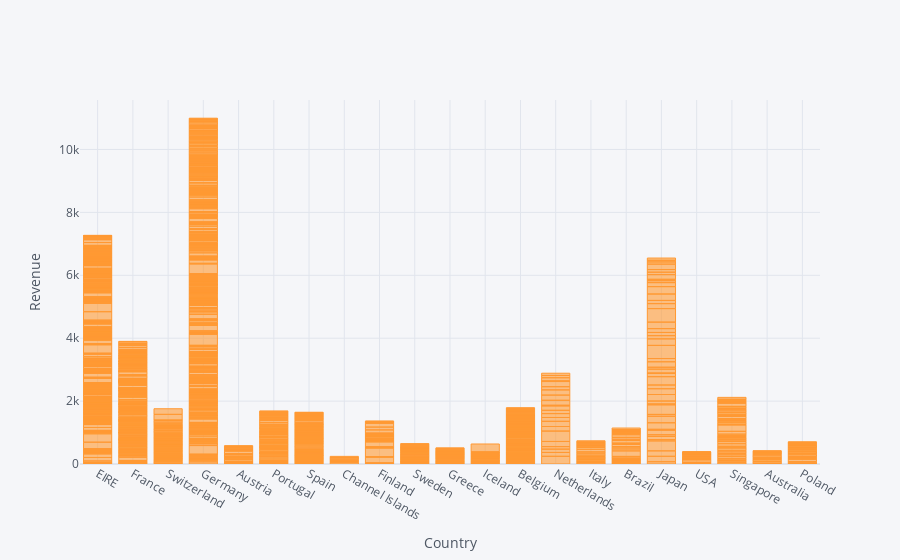

Notebook code for this chart:
### Code cell
data[(data["Country"]!="United Kingdom") 
     & (data["InvoiceDate"].dt.year==2011) 
     & (data["InvoiceDate"].dt.month==4)].iplot(kind ='bar', 
                                                x='Country', 
                                                y='Revenue', 
                                                xTitle= 'Country', 
                                                yTitle= 'Revenue')

### Figure 1 — Plotly figure (JSON) as saved in the notebook; plotly's stock layout.template omitted (floating-point values rounded to 4 significant figures; data arrays with more than 128 entries replaced by an {"elided": "..."} marker saying what was removed)
{"data": [{"marker": {"color": "rgba(255, 153, 51, 0.6)", "line": {"color": "rgba(255, 153, 51, 1.0)", "width": 1}}, "name": "Revenue", "orientation": "v", "text": "", "type": "bar", "x": {"elided": "1688 str values"}, "y": {"elided": "1688 float values"}}], "layout": {"legend": {"bgcolor": "#F5F6F9", "font": {"color": "#4D5663"}}, "paper_bgcolor": "#F5F6F9", "plot_bgcolor": "#F5F6F9", "title": {"font": {"color": "#4D5663"}}, "xaxis": {"gridcolor": "#E1E5ED", "showgrid": true, "tickfont": {"color": "#4D5663"}, "title": {"font": {"color": "#4D5663"}, "text": "Country"}, "zerolinecolor": "#E1E5ED"}, "yaxis": {"gridcolor": "#E1E5ED", "showgrid": true, "tickfont": {"color": "#4D5663"}, "title": {"font": {"color": "#4D5663"}, "text": "Revenue"}, "zerolinecolor": "#E1E5ED"}}}
